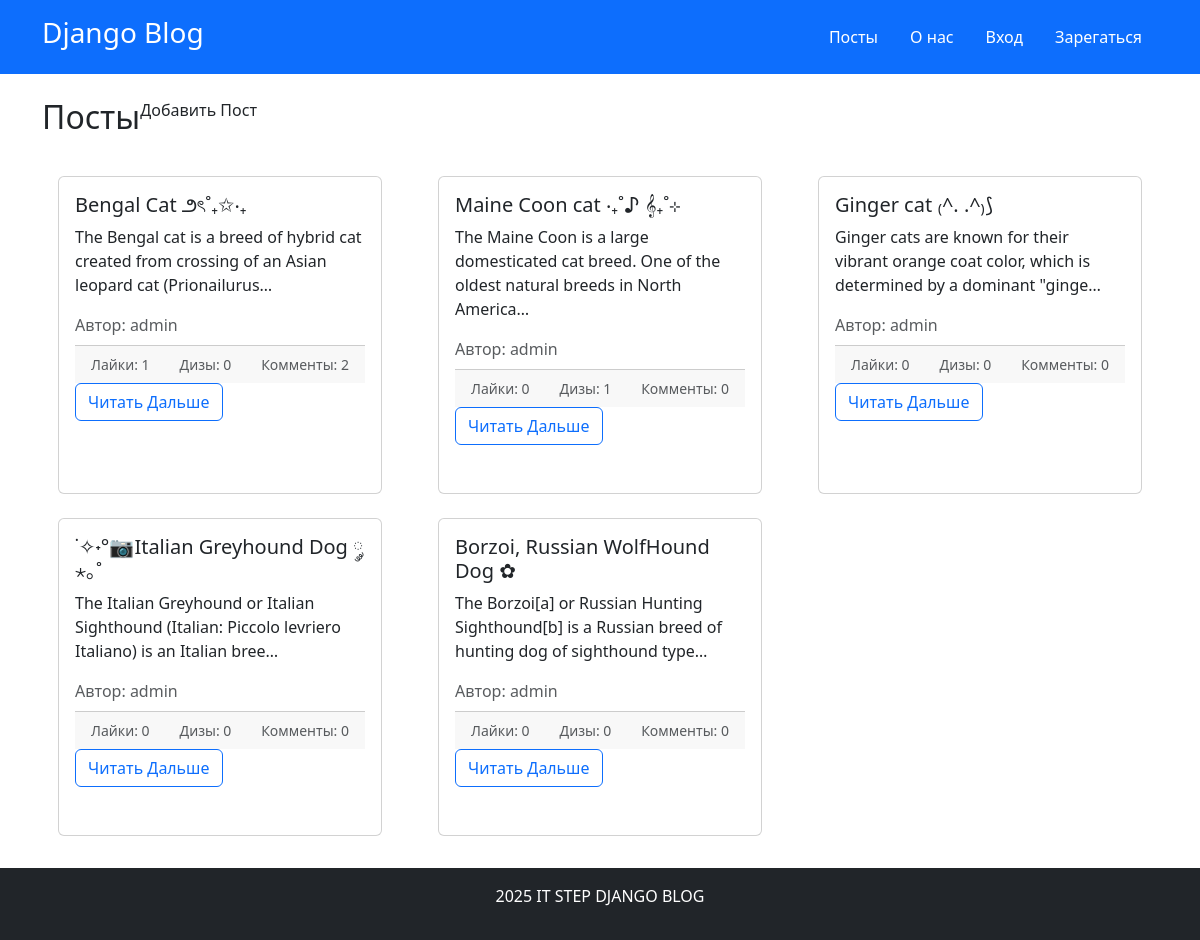
Before: / with the older database file.
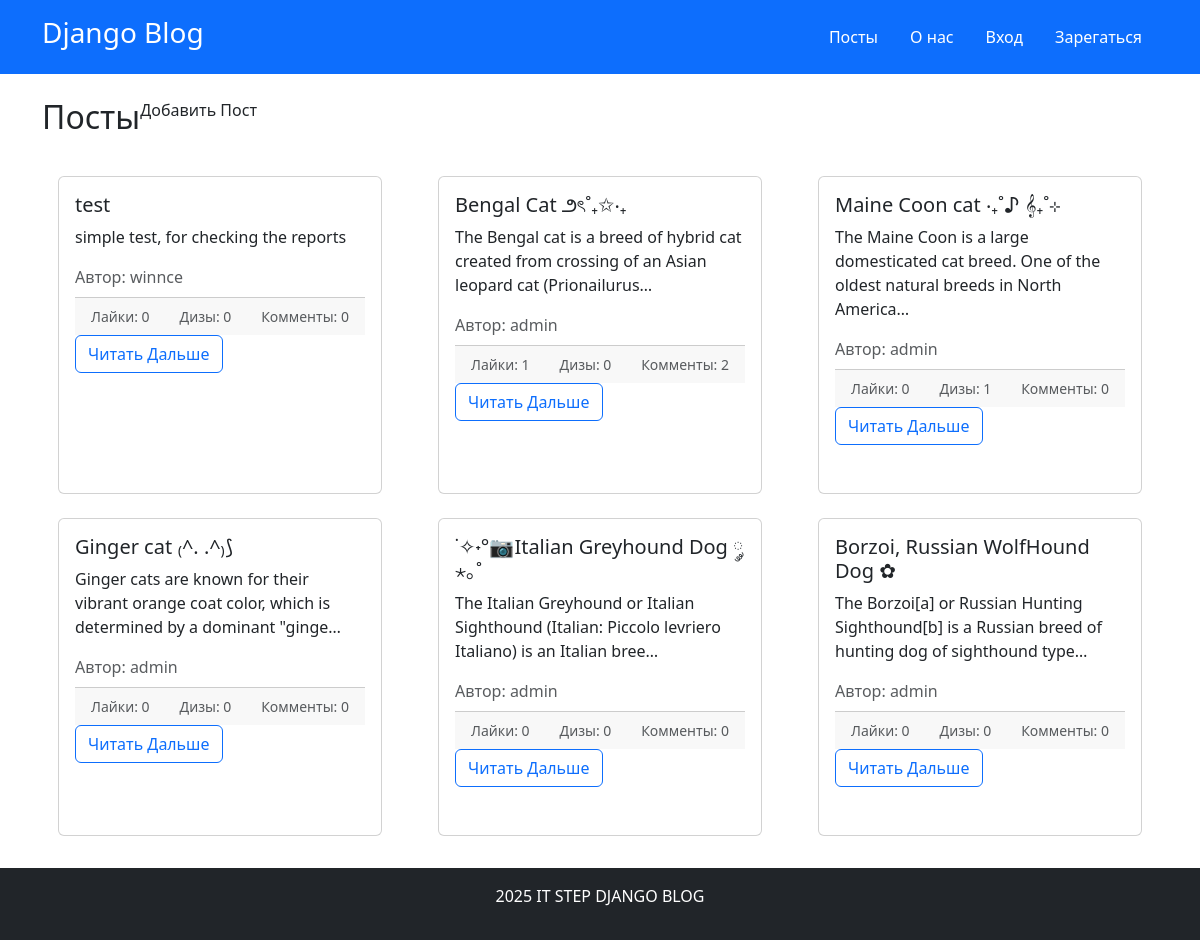
After: the same page with the newer database file.
### app/models.py (models this page shows, shortened)
class Post(models.Model):
    title = models.CharField(max_length=256, verbose_name="Название Поста")
    content = models.CharField(max_length=3000, verbose_name="Контент Поста")
    created_at = models.DateTimeField(auto_now_add=True, verbose_name="Дата Создания")
    author = models.ForeignKey(User, on_delete=models.CASCADE, verbose_name="Автор")
    def get_likes_count(self):
        return self.likes.count()   #likes взяли от related name
    def get_dislikes_count(self):
        return self.dislikes.count()
    def get_comments_count(self):
        return self.comments.count()
    def get_first_media(self):
        return self.media.order_by("created_at").first()
    class Meta:
        verbose_name_plural = "Посты"

### app/views.py (the view)
# urls.py: path("", IndexView.as_view(), name="index"), # Главная страица
class IndexView(ListView):
    model = Post
    template_name = "app/post_list.html"
    context_object_name = "posts"
    ordering = ["-created_at"] # по убыванию
    paginate_by = 30

### app/templates/app/post_list.html
{% extends 'base.html' %}
{% block main %}
<div class="container mt-4">
    <div class="d-flex justify-contrnt-between align-items mb-3">
        <h2>
            Посты
        </h2>
        <a href="{% url 'post-create' %}" class="btn btn-success nav-link">
            Добавить Пост
        </a>
    </div>
    <div class="row">
        {% for post in posts %}
        <div class="col-md-4 mb-4">
            {% include 'components/post_card.html' %}
        </div>
        {% empty %}
        <p>Постов пока что нет</p>
        {% endfor %}
    </div>
</div>
{% endblock main %}

### app/templates/components/post_card.html (shortened to what this page needs)
<div class="card mb-3 h-100 m-3">
    <div class="card-body">
        <h5 class="card-title">
            {{ post.title }}
        </h5>
        <p class="card-text">
            {{ post.content|truncatechars:100 }}
        </p>
        <p class="text-muted mb-2">
            Автор: {{ post.author.username }}
        </p>
        <div class="card-footer d-flex justify-content-between text-muted">
            <small>
                Лайки: {{ post.get_likes_count }}
            </small>
            <small>
                Дизы: {{ post.get_dislikes_count }}
            </small>
            <small>
                Комменты: {{ post.get_comments_count }}
            </small>
        </div>
        <a href="{% url 'post-detail' post.pk %}" class="btn btn-outline-primary">Читать Дальше</a>
    </div>
</div>

Changed rows visible on the page:
added Post: title "test", content "simple test, for checking the reports", author.username "winnce", get_likes_count "0", get_dislikes_count "0", get_comments_count "0"
